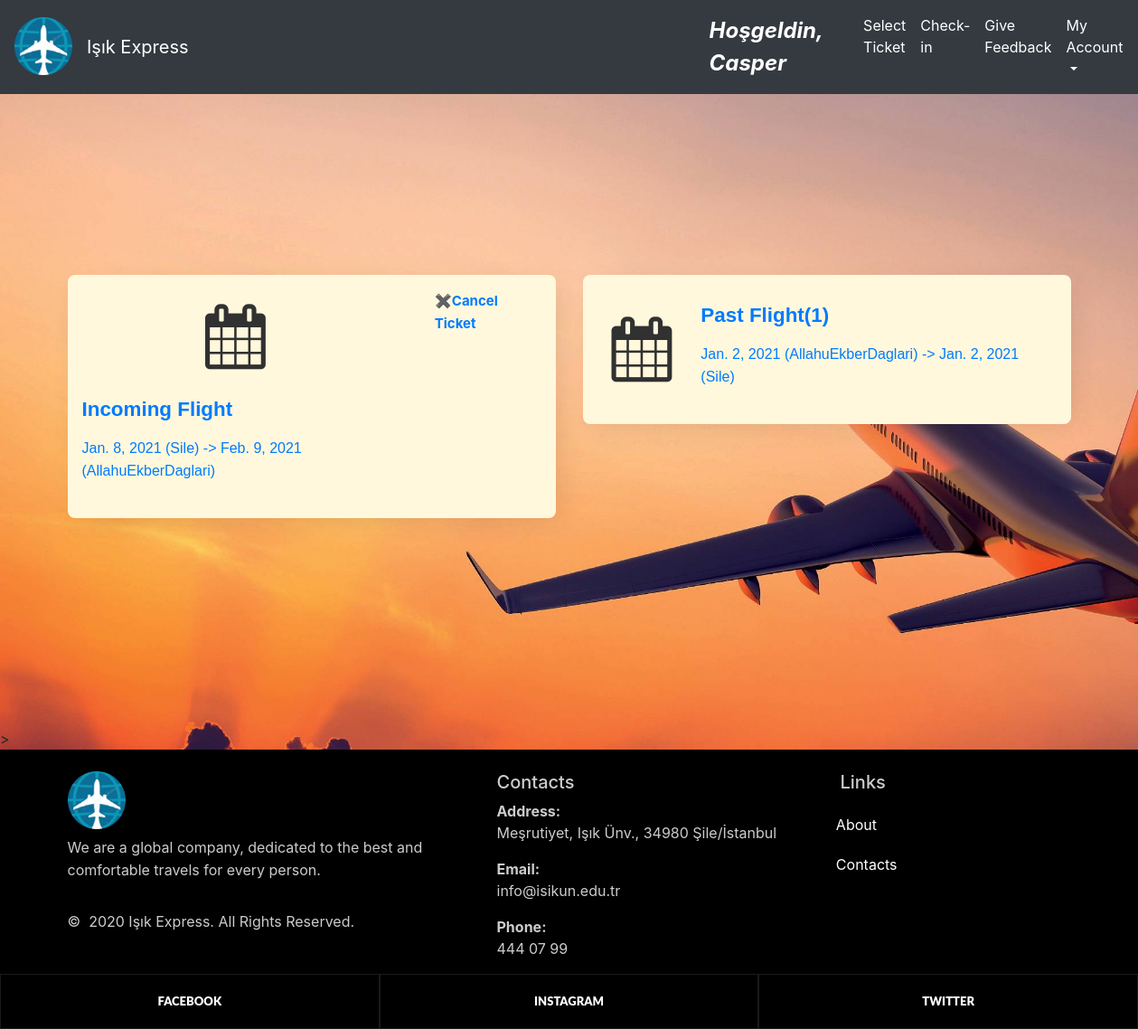
The page /myflights/ (signed in) on the database its author committed.
### home/models.py (models this page shows, shortened)
class Ticket(models.Model):
    trip_choice = (('o','oneway'),('r','roundtrip'),)
    trip = models.CharField(max_length=5, choices=trip_choice)
    seat = models.CharField(max_length=255,null=True)
    registereduser =models.ForeignKey(RegisteredUser,null=True,on_delete= models.SET_NULL)
    ticket_class = models.CharField(max_length=255,null=True)
    flight = models.ForeignKey(Flight,null=True,on_delete=models.CASCADE)
    ticket_price = models.DecimalField(max_digits=10, decimal_places=2, null=True)
    created_at = models.CharField(max_length=255,null=True)
    is_approval = models.CharField(max_length=1, null=True)

class Flight(models.Model):
    pnr=models.CharField(max_length=10, null=True)
    departure_time = models.DateField(auto_now_add=False, auto_now=False, null=True)
    arrival_time = models.DateField(auto_now_add=False, auto_now=False, null=True)
    from_airport = models.ForeignKey(Airport, null=True,on_delete=models.SET_NULL, related_name="from_airport")
    to_airport = models.ForeignKey(Airport, null=True,on_delete=models.SET_NULL, related_name="to_airport")
    price= models.DecimalField(max_digits=10,decimal_places=2,null=True)

class Airport(models.Model):
    name=models.CharField(max_length=255,null=True)
    address=models.CharField(max_length=500,null=True)
    def __str__(self):
        return self.name

### home/views.py (the view)
# urls.py: path('myflights/', views.myflights, name="myflights"),
@login_required
def myflights(request):
    user_id = request.user.id
    user = User.objects.get(id=user_id)
    registered_user = RegisteredUser.objects.get(user=user)
    my_tickets = Ticket.objects.filter(registereduser=registered_user)
    get_datetime_now = str(datetime.datetime.now()).split(' ')
    get_date_now = str(get_datetime_now[0]).split('-')
    year = get_date_now[0]
    month = get_date_now[1]
    day = get_date_now[2]
    past_flights = []
    incoming_flights = []
    for ticket in my_tickets:
        flight = ticket.flight
        departure_time = str(flight.departure_time).split('-')
        departure_time_year = departure_time[0]
        departure_time_month = departure_time[1]
        departure_time_day = departure_time[2]
        if int(departure_time_year) < int(year) \
                or (int(departure_time_year).__eq__(int(year)) and int(departure_time_month) < int(month)) \
                or (int(departure_time_year).__eq__(int(year)) and int(departure_time_month).__eq__(int(month)) and int(departure_time_day) < int(day)):
            past_flights.append(ticket)
        else:
            incoming_flights.append(ticket)
    return render(request, 'home/myflights.html', {'past_flights' : past_flights, 'incoming_flights' : incoming_flights})

### home/templates/home/myflights.html (shortened to what this page needs)
<!DOCTYPE html>
{% extends 'home/main.html' %}
{% load static %}
{% block content %}
<html lang="en">
<head>
    <link href="//maxcdn.bootstrapcdn.com/bootstrap/4.1.1/css/bootstrap.min.css" rel="stylesheet" id="bootstrap-css">
    <link rel="stylesheet" href="https://maxcdn.bootstrapcdn.com/font-awesome/4.7.0/css/font-awesome.min.css"><link rel="stylesheet" href="https://maxcdn.bootstrapcdn.com/font-awesome/4.7.0/css/font-awesome.min.css">
    <link rel="stylesheet" type="text/css" href="/static/css/myflights.css">
</head>
<body class="first-info">
<section>
<div class="container">
    <div class="row" style="margin:200px auto"  >
            <div class="row justify-content-center">
                {% for incoming_flight in incoming_flights %}
                <div class="col-lg-6 mbr-col-md-10">
                  <a href="/view_ticket/{{incoming_flight.id}}"><div class="flight">
                        <div class="ico-flight">
                            <span class="iconfont fa-calendar fa" style="margin-left:35%"></span>
                        </div>
                        <div class="text-flight center">
                            <h2 class="fonts-style ie-bold type-title display-title"><span>Incoming Flight</span></h2>
                            <p class="fonts-style text1 ie-text display-small-title">{{ incoming_flight.flight.departure_time }} ({{ incoming_flight.flight.from_airport }}) -> {{ incoming_flight.flight.arrival_time }} ({{ incoming_flight.flight.to_airport }}) </p>
                        </div>
                        <a href="/cancel_ticket/{{ incoming_flight.id }}"><b style='font-size:15px;'>&#10006;Cancel Ticket</b></a>
                    </div></a>
                </div>
                 {% endfor %}
                {% for past_flight in past_flights %}
                <div class="col-lg-6 mbr-col-md-10">
                      <a href="/view_ticket/{{past_flight.id}}"><div class="flight">
                        <div class="ico-flight">
                            <span class="iconfont fa-calendar fa"></span>
                        </div>
                        <div class="text-flight center">
                                 <h2 class="fonts-style ie-bold type-title display-title"><span>Past Flight(1)</span></h2>
                            <p class="fonts-style text1 ie-text display-small-title">{{ past_flight.flight.departure_time }} ({{ past_flight.flight.from_airport }}) -> {{ past_flight.flight.arrival_time }} ({{ past_flight.flight.to_airport }})</p>
                        </div>
                    </div></a>
                </div>
                 {% endfor %}
            </div>
    </div>
</div>>
</section>
</body>
{% endblock %}

### home/templates/home/navbar.html (shortened to what this page needs)
{% load static %}
{% block content %}
<head>
</head>
<body>
<nav class="navbar navbar-expand-md navbar-dark bg-dark">
    <a class="navbar-brand pb-2" href="{% url 'homepage' %}"><img src="{% static 'images/logo.png' %}" style="height: 64px; width: 64px"></a>
                <a class="navbar-brand" href="{% url 'homepage' %}">Işık Express</a>
    <a class="nav navbar-nav navbar-right " style="margin-left: 35rem !important;" ><font  size="5" color="white"><b><i>Hoşgeldin, {{user.username}}</i></b></font></a>
    <div class="collapse navbar-collapse" id="navbarNavDropdown" style="margin-left: 3% !important;">
        <ul class="navbar-nav">
            <li class="nav-item active">
                <a class="nav-link" href="{% url 'homepage' %}">Select Ticket <span class="sr-only">(current)</span></a>
            </li>
            <li class="nav-item">
                <a class="nav-link" href="{% url 'checkin' %}" style="color:white">Check-in</a>
            </li>
            <li class="nav-item">
                <a class="nav-link" href="{% url 'Feedback' %}" style="color:white">Give Feedback</a>
            </li>
            <li class="nav-item dropdown">
                <a class="nav-link dropdown-toggle"  id="navbarDropdownMenuLink" data-toggle="dropdown" aria-haspopup="true" aria-expanded="false" style="color:white"> My Account </a>
            </li>
        </ul>
    </div>
</nav>
</body>
{% endblock %}

### home/static/css/myflights.css (style rules this page uses)
.first-info { background-image: url( '/static/images/plane1.jpg' ) ; background-size: cover; background-repeat: no-repeat; background-attachment:fixed; }
.flight { display: flex; background:#fff8dc; padding: 1rem 1rem 1rem 1rem; border-radius: 0.5rem; box-shadow: 7px 7px 30px -5px rgba(0,0,0,0.1); margin-bottom: 2rem; }
.ico-flight { margin: auto; }
.iconfont { font-size: 4.5rem !important; color: #313131; margin: 1rem; padding-right: 1rem; }
.center { margin: auto; }
.type-title { text-align: left; }
h2 { margin-top: 1.0rem; margin-bottom: 0.5rem; }
.display-title { font-family: 'Source Sans Pro',sans-serif; font-size: 1.4rem; }
.ie-bold { font-weight: 700; }
p { padding-top: 0.5rem; padding-bottom: 0.5rem; line-height: 25px; }
.display-small-title { font-family: 'Source Sans Pro',sans-serif; font-size: 1re }

### home/static/css/footer.css (style rules this page uses)
ul, ol { list-style: none; padding: 0; margin: 0; }

### rows shown on the page
Ticket: flight.departure_time "Jan. 8, 2021", flight.from_airport "Sile", flight.arrival_time "Feb. 9, 2021", flight.to_airport "AllahuEkberDaglari"
Ticket: flight.departure_time "Jan. 2, 2021", flight.from_airport "AllahuEkberDaglari", flight.arrival_time "Jan. 2, 2021", flight.to_airport "Sile"

### other values the page prints
{{ user.username }} "Casper"
